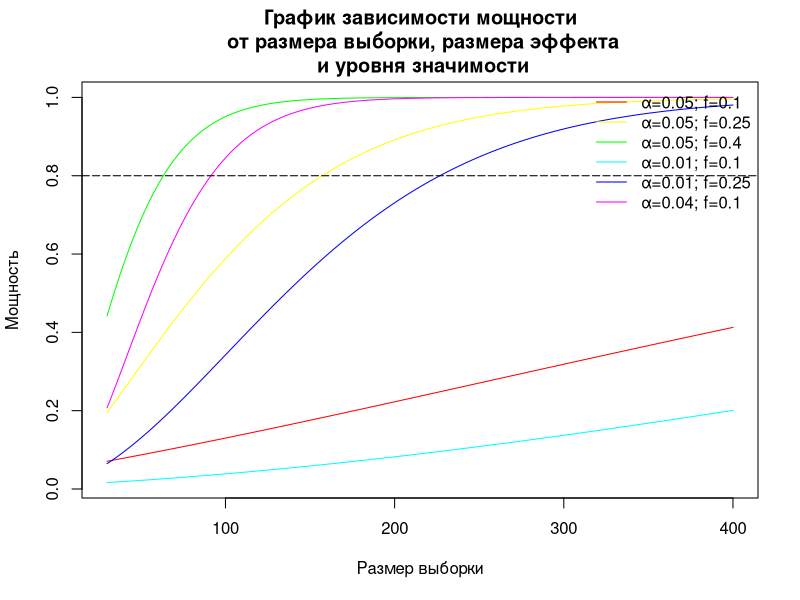

Write the R code that produced this figure.
library("pwr")
size <- seq(30, 400, 1)
f <- c(0.1, 0.25, 0.4) # размеры эффекта для ANOVA
sig <- c(0.05, 0.01) # уровни значимости
groups <- 3

# Функция вычисляет мощность для заданного объёма выборки
# n - общий объём выборки
power.test.anova <- sample.size.anova <- function(groups, n, f, sig = 0.05) {
  fit <- pwr.anova.test(k = groups, n = size/groups, f = f, sig.level = sig, power = NULL)
  power <- fit$power
}

# Расчёт мощности для всех f и sig и внесение значений в столбцы матрицы tab
tab <- NULL
for (i in sig) {
  for (j in f) {
    b <- power.test.anova(f = j, sig = i, groups = groups, n = size)
    tab <- cbind(tab, b)
    rm(b)
  }
}

colnames(tab) <- rep(f,2)
rownames(tab) <- size
colors <- rainbow(length(f)*length(sig))

# par(mar=c(4, 4, 4, 2), xpd=TRUE)
matplot(size, tab, type = "l", lty = 1, col = colors, xlab = "Размер выборки", ylab = "Мощность")
abline(h = 0.8, lty = "longdash")
title(main = "График зависимости мощности\n от размера выборки, размера эффекта\n и уровня значимости")
legend("topright", legend = c("α=0.05; f=0.1", "α=0.05; f=0.25", "α=0.05; f=0.4", "α=0.01; f=0.1", "α=0.01; f=0.25", "α=0.04; f=0.1"), col = colors, lwd = 1, lty = 1, bty = "n")
